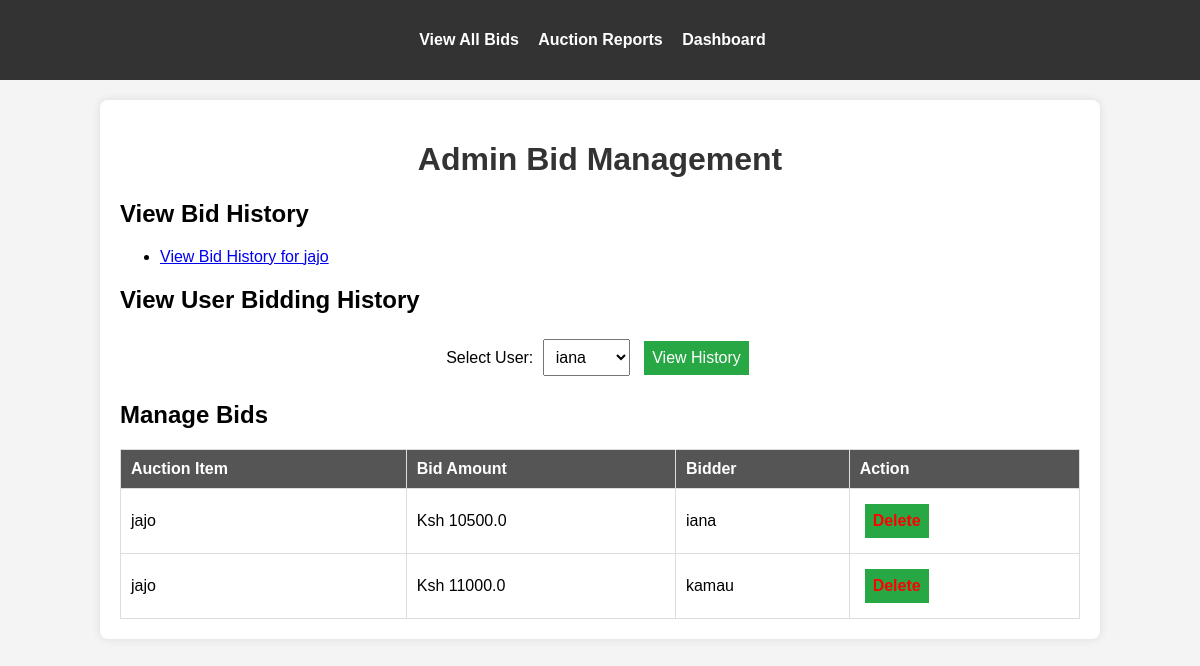
Page /admin/bids on the earlier database version.
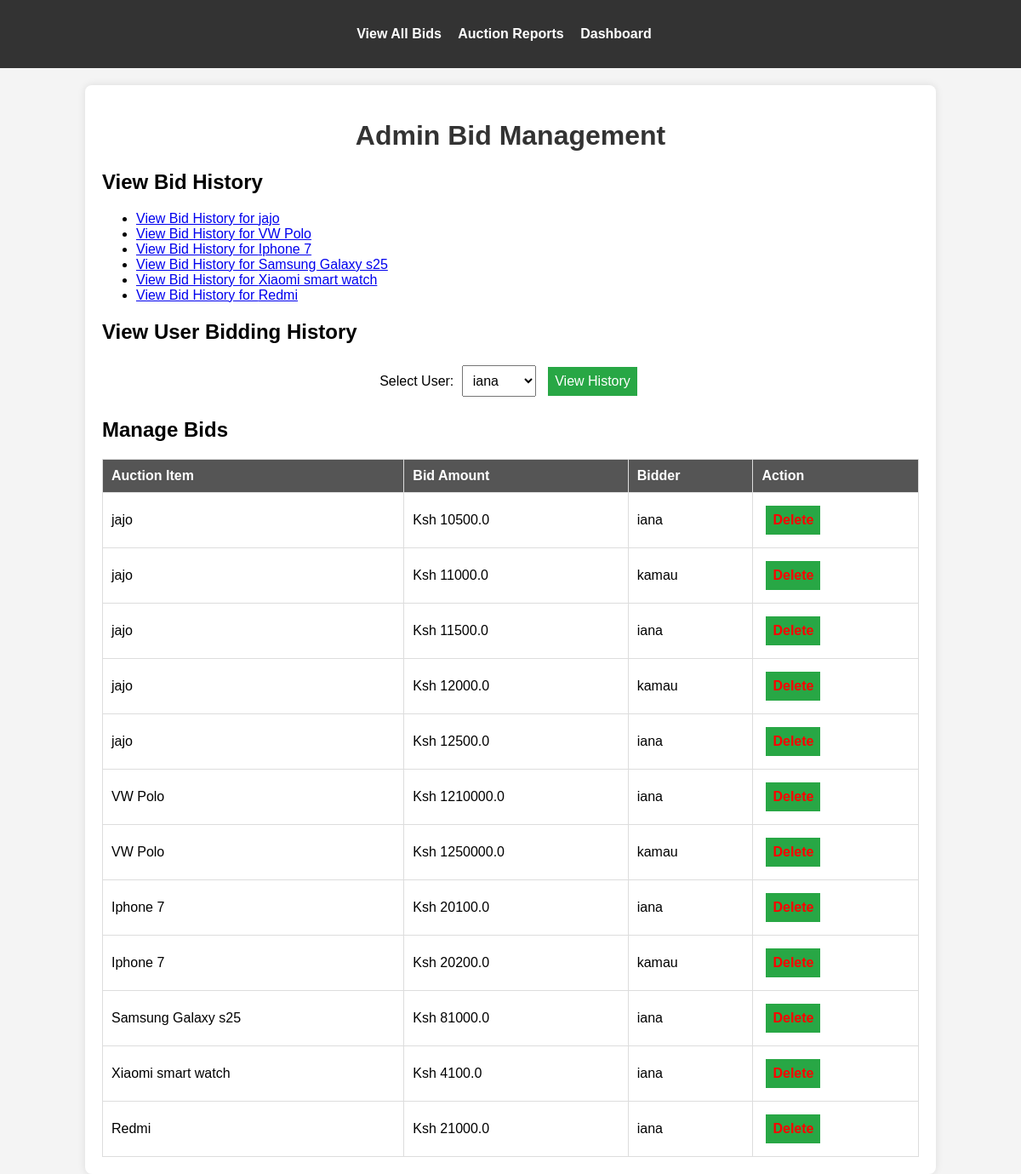
Same page on the later database version.
### models.py (models this page shows)
class AuctionItem(db.Model):
    id = db.Column(db.Integer, primary_key=True)
    title = db.Column(db.String(100), nullable=False)
    description = db.Column(db.Text, nullable=False)
    starting_price = db.Column(db.Float, nullable=False)
    image = db.Column(db.String(100), nullable=True)
    end_time = db.Column(db.DateTime(timezone=True), nullable=False, default=lambda: datetime.now(timezone.utc))
    bids = db.relationship('Bid', backref='auction_item', lazy=True)
    category = db.Column(db.String(50), nullable=False)  # New field for category
    additional_images = db.relationship('AdditionalImage', back_populates='auction_item', cascade="all, delete-orphan")
    serial_number = db.Column(db.String(50), nullable=True)
    model = db.Column(db.String(50), nullable=True)
    year_of_manufacture = db.Column(db.String(4), nullable=True)
    color = db.Column(db.String(30), nullable=True)
    primary_damage = db.Column(db.String(50), nullable=True)
    secondary_damage = db.Column(db.String(50), nullable=True)
    VIN = db.Column(db.String(17), nullable=True)
    odometer = db.Column(db.Integer, nullable=True)
    working = db.Column(db.String(10), nullable=True)  # Yes/No/Not Applicable
    sale_status = db.Column(db.String(20), default='Open')  # Open, Closed, or Sold

class Bid(db.Model):
    id = db.Column(db.Integer, primary_key=True)
    user_id = db.Column(db.Integer, db.ForeignKey('user.id'), nullable=False)
    auction_id = db.Column(db.Integer, db.ForeignKey('auction_item.id'), nullable=False)
    bid_amount = db.Column(db.Float, nullable=False)
    timestamp = db.Column(db.DateTime, default=datetime.now)
    user = db.relationship('User', backref='bids')

class User(UserMixin, db.Model):
    id = db.Column(db.Integer, primary_key=True)
    username = db.Column(db.String(50), unique=True, nullable=False)
    password = db.Column(db.String(100), nullable=False)
    is_admin = db.Column(db.Boolean, default=False)

### app.py (the view)
@app.route('/admin/bids')
def admin_bid_management():
    bids = Bid.query.all()
    auction_items = db.session.query(AuctionItem).join(Bid).distinct().all()
    users = db.session.query(User).join(Bid).distinct().all()
    """Admin dashboard for managing bids."""
    return render_template('admin_bid_management.html', auction_items=auction_items, users=users, bids=bids)

### app.py (called while the page is built)
@app.context_processor
def inject_user_model():
    from models import User  # Import your User model here
    return dict(User=User)

### templates/admin_bid_management.html (shortened to what this page needs)
<!DOCTYPE html>
<html lang="en">
<head>
</head>
<body>
    <nav>
        <ul>
            <li><a href="{{ url_for('view_all_bids') }}">View All Bids</a></li>
            <li><a href="{{ url_for('auction_reports') }}">Auction Reports</a></li>
            <li><a href="{{ url_for('admin_dashboard') }}">Dashboard</a></li>
        </ul>
    </nav>
    <div class="container">
        <h1>Admin Bid Management</h1>
        <div class="bid-section">
            <h2>View Bid History</h2>
            <ul>
                {% for item in auction_items %}
                    <li><a href="{{ url_for('view_bid_history', item_id=item.id) }}">View Bid History for {{ item.title }}</a></li>
                {% endfor %}
            </ul>
        </div>
        <div class="bid-section">
            <h2>View User Bidding History</h2>
            <form action="{{ url_for('view_user_bidding_history', user_id=0) }}" method="get" onsubmit="updateAction(event)">
                <label for="user_id">Select User:</label>
                <select name="user_id" id="user_id" required>
                    {% for user in users %}
                        <option value="{{ user.id }}">{{ user.username }}</option>
                    {% endfor %}
                </select>
                <button type="submit">View History</button>
            </form>
        </div>
        <div class="bid-section">
            <h2>Manage Bids</h2>
            <table class="bid-table">
                <thead>
                    <tr>
                        <th>Auction Item</th>
                        <th>Bid Amount</th>
                        <th>Bidder</th>
                        <th>Action</th>
                    </tr>
                </thead>
                <tbody>
                    {% for bid in bids %}
                        <tr>
                            <td>{{ bid.auction_item.title }}</td>
                            <td>Ksh {{ bid.bid_amount }}</td>
                            <td>{{ bid.user.username }}</td>
                            <td>
                                <form action="{{ url_for('delete_bid', bid_id=bid.id) }}" method="POST" style="display:inline;">
                                    <button type="submit" class="delete-link" onclick="return confirm('Are you sure you want to delete this bid?');">
                                        Delete
                                    </button>
                                </form>
                            </td>
                        </tr>
                    {% endfor %}
                </tbody>
            </table>
        </div>
    </div>
</body>
</html>

### templates/admin_bid_management.html (style rules this page uses)
body { font-family: Arial, sans-serif; margin: 0; padding: 0; background-color: #f4f4f4; }
.container { width: 80%; margin: auto; padding: 20px; background: #fff; border-radius: 8px; box-shadow: 0px 0px 10px rgba(0, 0, 0, 0.1); margin-top: 20px; }
h1 { text-align: center; color: #333; }
nav { background: #333; padding: 15px; text-align: center; }
nav ul { list-style: none; padding: 0; }
nav ul li { display: inline; margin-right: 15px; }
nav ul li a { color: white; text-decoration: none; font-weight: bold; }
.bid-section { margin-top: 20px; }
.bid-table { width: 100%; border-collapse: collapse; margin-top: 15px; }
.bid-table th, .bid-table td { border: 1px solid #ddd; padding: 10px; text-align: left; }
.bid-table th { background: #555; color: white; }
form { margin-top: 20px; text-align: center; }
select, button { padding: 8px; margin: 5px; font-size: 16px; }
button { background: #28a745; color: white; border: none; cursor: pointer; }
.delete-link { color: red; font-weight: bold; }

Differences in the rows shown:
added AuctionItem: title "VW Polo"
added AuctionItem: title "Iphone 7"
added AuctionItem: title "Samsung Galaxy s25"
added AuctionItem: title "Xiaomi smart watch"
added AuctionItem: title "Redmi"
added Bid: auction_item "jajo", bid_amount "11500.0", user.username "iana"
added Bid: auction_item "jajo", bid_amount "12000.0", user.username "kamau"
added Bid: auction_item "jajo", bid_amount "12500.0", user.username "iana"
added Bid: auction_item "VW Polo", bid_amount "1210000.0", user.username "iana"
added Bid: auction_item "VW Polo", bid_amount "1250000.0", user.username "kamau"
added Bid: auction_item "Iphone 7", bid_amount "20100.0", user.username "iana"
added Bid: auction_item "Iphone 7", bid_amount "20200.0", user.username "kamau"
added Bid: auction_item "Samsung Galaxy s25", bid_amount "81000.0", user.username "iana"
added Bid: auction_item "Xiaomi smart watch", bid_amount "4100.0", user.username "iana"
added Bid: auction_item "Redmi", bid_amount "21000.0", user.username "iana"
